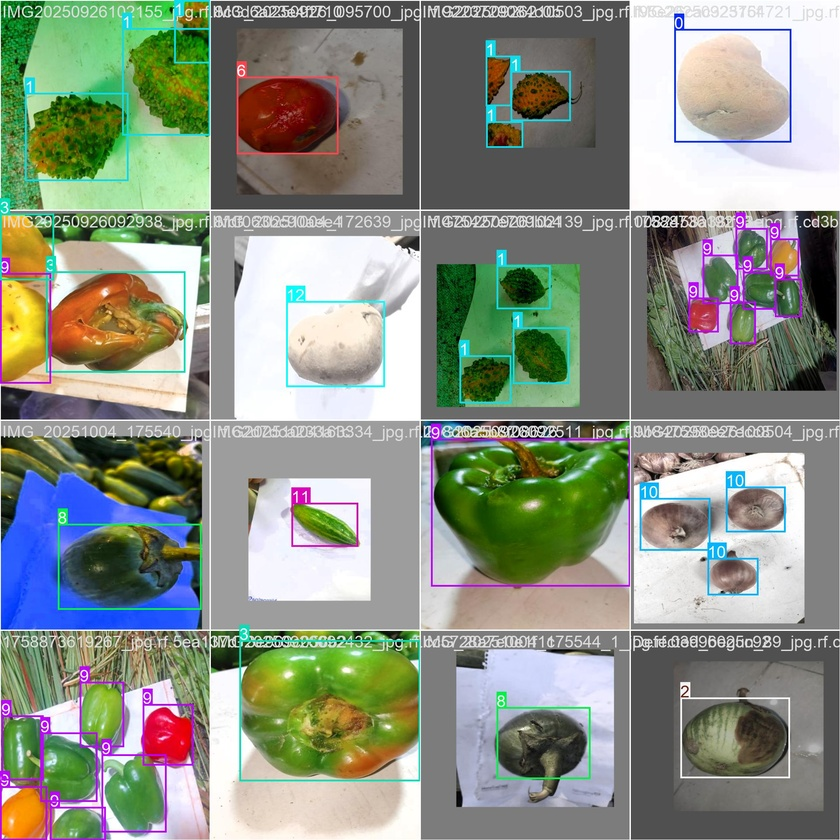
#> input picture models/yolo_bulb_detector/train_batch0.jpg, 840 x 840 px, shrunk from 1920 x 1920 before the run
$ python image_quality.py ../../models/yolo_bulb_detector/train_batch0.jpg   (older library calls are emulated)
#> lines starting #> are read from the running program, lines starting #| are printed output that depends on the picture; long printed decimals are rounded
import cv2
import numpy as np

def check_image_quality(image_path_or_bytes, min_blur_var: float = 2.0, min_brightness: float = 10.0, max_brightness: float = 250.0, min_resolution: int = 60):
    """
    Performs image quality validation:
    1. Blur Detection using OpenCV Laplacian Variance (Calibrated for mobile photos).
    2. Brightness Check (Detect dark or overexposed images).
    3. Resolution & Dimension check.
    """
#> called with min_blur_var = 2, min_brightness = 10, max_brightness = 250, min_resolution = 60
    if isinstance(image_path_or_bytes, str) or hasattr(image_path_or_bytes, '__fspath__'):
        try:
            img = cv2.imdecode(np.fromfile(str(image_path_or_bytes), dtype=np.uint8), cv2.IMREAD_COLOR)
#> img is the input picture: shape (840, 840, 3); mean B, G, R 133.2, 145.8, 138.8
        except Exception:
            img = cv2.imread(str(image_path_or_bytes))
    else:
        nparr = np.frombuffer(image_path_or_bytes, np.uint8)
        img = cv2.imdecode(nparr, cv2.IMREAD_COLOR)

    if img is None:
        return {
            "passed": False,
            "reason": "invalid_image",
            "message": "The image could not be decoded. Please upload a valid image file."
        }

    h, w, c = img.shape
#> h = 840; w = 840; c = 3
    if h < min_resolution or w < min_resolution:
        return {
            "passed": False,
            "reason": "low_resolution",
            "message": f"Image resolution ({w}x{h}) is too low. Please upload a higher resolution photo."
        }

    # Convert to grayscale
    gray = cv2.cvtColor(img, cv2.COLOR_BGR2GRAY)
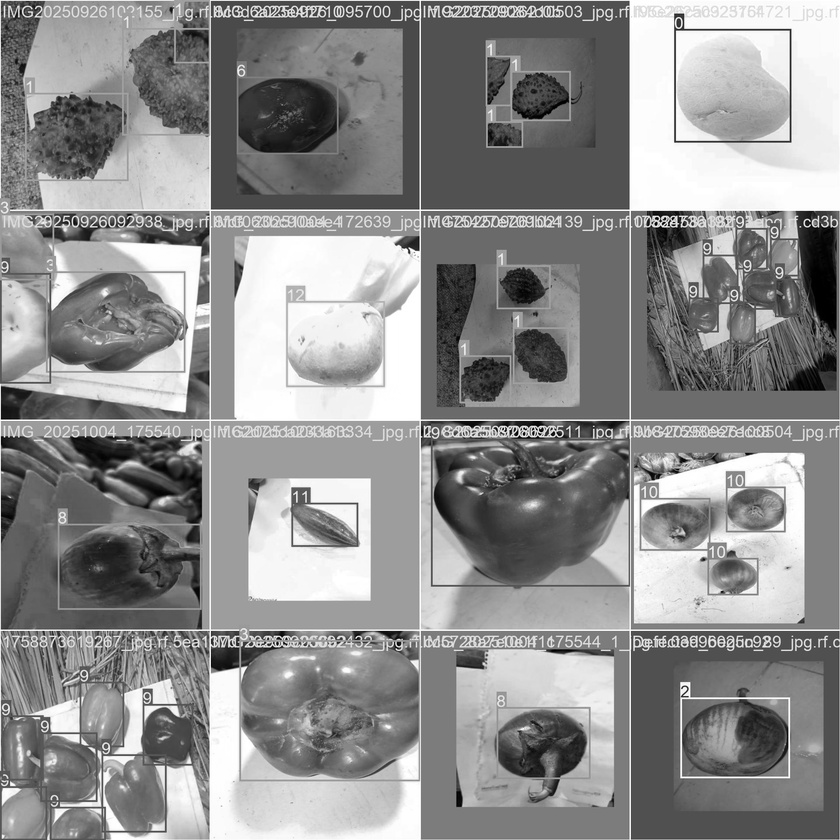
#> gray: shape (840, 840); min 0, max 255, mean 142.3

    # 1. Blur Check via Laplacian Variance
    lap_var = cv2.Laplacian(gray, cv2.CV_64F).var()
#> lap_var = 2223.5
    if lap_var < min_blur_var:
        return {
            "passed": False,
            "reason": "blurry",
            "laplacian_variance": lap_var,
            "message": "The image is too blurry. Please take a clearer photo."
        }

    # 2. Brightness Check
    avg_brightness = float(np.mean(gray))
#> avg_brightness = 142.3
    if avg_brightness < min_brightness:
        return {
            "passed": False,
            "reason": "too_dark",
            "brightness": avg_brightness,
            "message": "The image is too dark. Please take a photo with better lighting."
        }

    if avg_brightness > max_brightness:
        return {
            "passed": False,
            "reason": "overexposed",
            "brightness": avg_brightness,
            "message": "The image is overexposed/too bright. Please avoid direct glare."
        }

    return {
        "passed": True,
        "reason": "ok",
        "laplacian_variance": lap_var,
        "brightness": avg_brightness,
        "resolution": f"{w}x{h}",
        "message": "Image quality check passed."
    }

if __name__ == "__main__":
    import sys
    if len(sys.argv) > 1:
        res = check_image_quality(sys.argv[1])
#> res = {'passed': True, 'reason': 'ok', 'laplacian_variance': 2223.5, 'brightness': 142.3, 'resolution': '840x840', 'message': 'Image quality check passed.'}
        print(res)
#| {'passed': True, 'reason': 'ok', 'laplacian_variance': 2223.492, 'brightness': 142.312, 'resolution': '840x840', 'message': 'Image quality check passed.'}
    else:
        print("Usage: python image_quality.py <path_to_image>")

$ run again, on models/yolo_bulb_detector/train_batch2.jpg
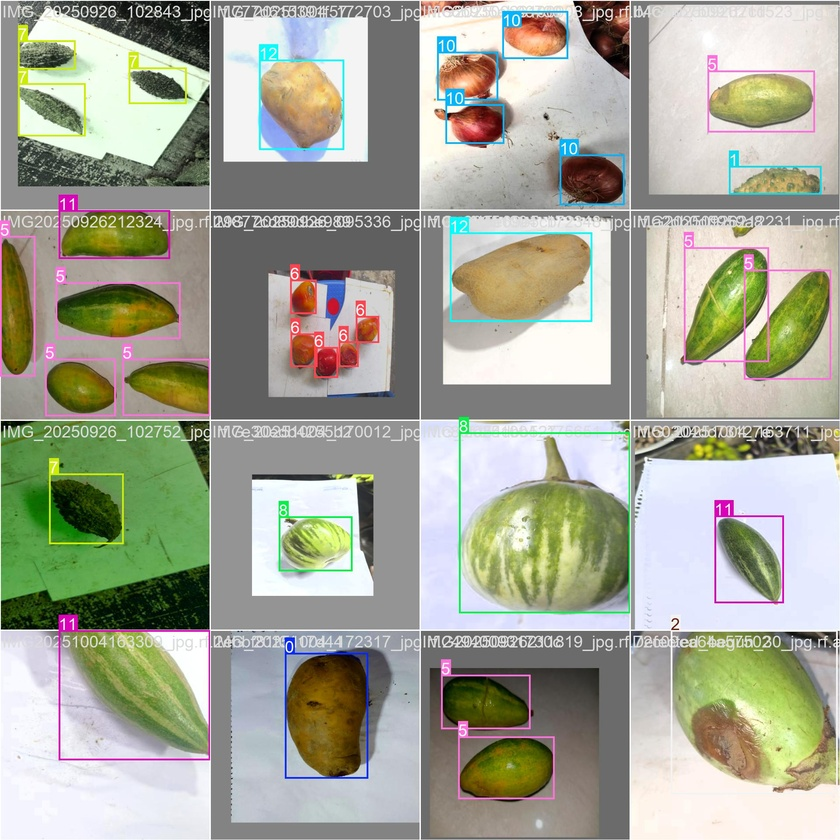
#> input picture models/yolo_bulb_detector/train_batch2.jpg, 840 x 840 px, shrunk from 1920 x 1920 before the run
#> in check_image_quality, img is the input picture: shape (840, 840, 3); mean B, G, R 151, 166, 164.3
#> in check_image_quality, `gray = cv2.cvtColor(img, cv2.COLOR_BGR2GRAY)`:
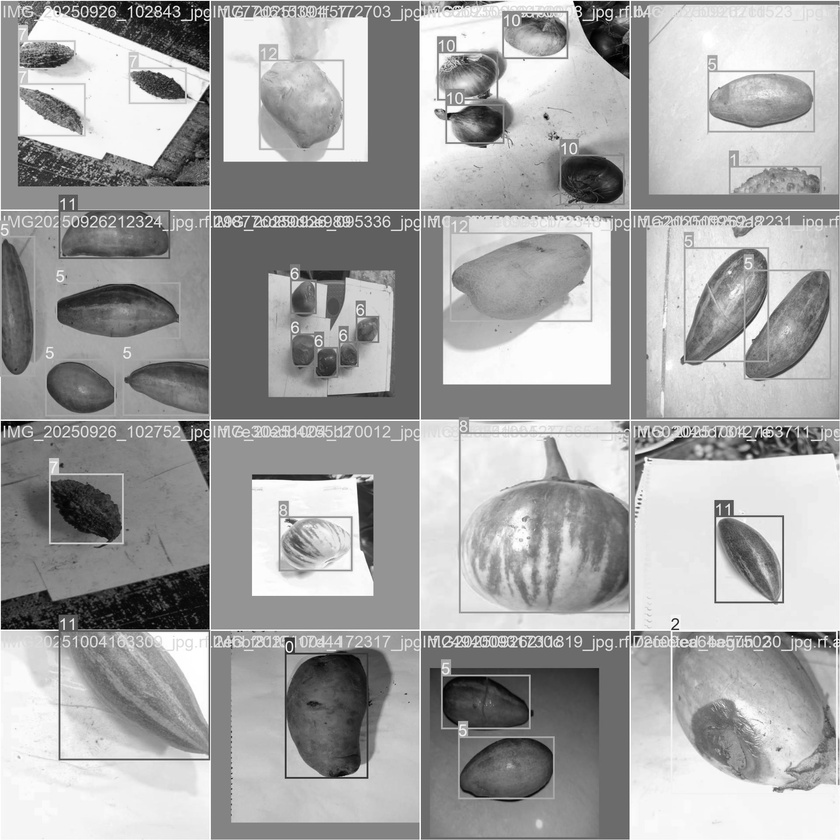
#> gray: shape (840, 840); min 0, max 255, mean 163.8
#> lap_var = 1711.7
#> avg_brightness = 163.8
#> res = {'passed': True, 'reason': 'ok', 'laplacian_variance': 1711.7, 'brightness': 163.8, 'resolution': '840x840', 'message': 'Image quality check passed.'}
#| {'passed': True, 'reason': 'ok', 'laplacian_variance': 1711.749, 'brightness': 163.803, 'resolution': '840x840', 'message': 'Image quality check passed.'}
